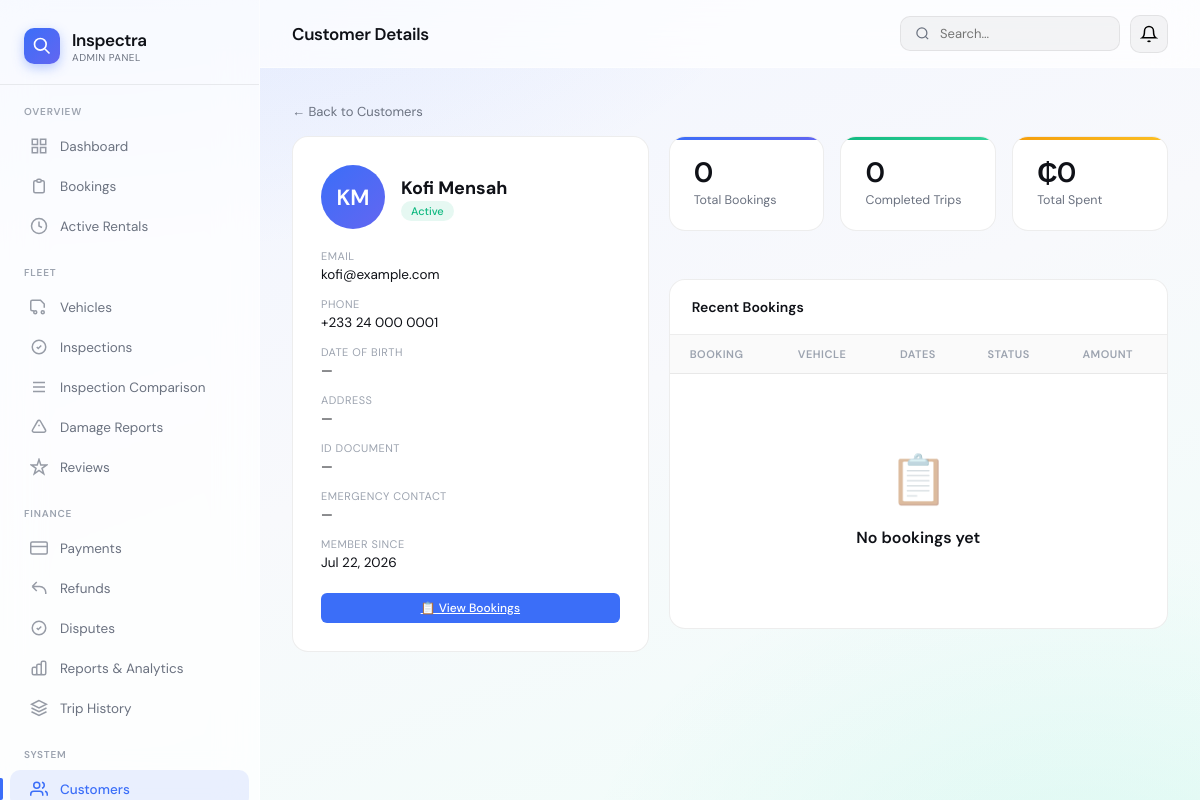
The page /admin/customer-detail.php?id=2 (signed in) on the database its author committed.
### tables this page shows
CREATE TABLE IF NOT EXISTS users (
    id INT UNSIGNED AUTO_INCREMENT PRIMARY KEY,
    uuid VARCHAR(36) UNIQUE NOT NULL,
    first_name VARCHAR(100) NOT NULL,
    last_name VARCHAR(100) NOT NULL,
    email VARCHAR(255) UNIQUE NOT NULL,
    phone VARCHAR(30),
    date_of_birth DATE NULL,
    address VARCHAR(255) NULL,
    city VARCHAR(100) NULL,
    id_document_type VARCHAR(50) NULL,
    id_document_number VARCHAR(80) NULL,
    emergency_contact_name VARCHAR(150) NULL,
    emergency_contact_phone VARCHAR(30) NULL,
    password_hash VARCHAR(255),
    role ENUM('admin','customer') NOT NULL DEFAULT 'customer',
    avatar VARCHAR(500),
    avatar_path VARCHAR(500) NULL,
    oauth_provider ENUM('google','apple') NULL,
    oauth_id VARCHAR(255) NULL,
    is_verified TINYINT(1) DEFAULT 0,
    is_active TINYINT(1) DEFAULT 1,
    email_verified_at TIMESTAMP NULL,
    last_login_at TIMESTAMP NULL,
    created_at TIMESTAMP DEFAULT CURRENT_TIMESTAMP,
    updated_at TIMESTAMP DEFAULT CURRENT_TIMESTAMP ON UPDATE CURRENT_TIMESTAMP,
    INDEX idx_email (email),
    INDEX idx_role (role),
    INDEX idx_uuid (uuid)
);

### includes/db.php (called while the page is built, shortened)
<?php
class DB {
    private static ?PDO $instance = null;
    public static function getInstance(): PDO {
        if (self::$instance === null) {
            try {
                $dsn = "mysql:host=" . DB_HOST . ";port=" . DB_PORT . ";dbname=" . DB_NAME . ";charset=utf8mb4";
                self::$instance = new PDO($dsn, DB_USER, DB_PASS, [
                    PDO::ATTR_ERRMODE            => PDO::ERRMODE_EXCEPTION,
                    PDO::ATTR_DEFAULT_FETCH_MODE => PDO::FETCH_ASSOC,
                    PDO::ATTR_EMULATE_PREPARES   => false,
                ]);
            } catch (PDOException $e) {
                http_response_code(500);
                die(json_encode(['error' => 'Database connection failed']));
            }
        }
        return self::$instance;
    }
    public static function query(string $sql, array $params = []): PDOStatement {
        $stmt = self::getInstance()->prepare($sql);
        $stmt->execute($params);
        return $stmt;
    }
    public static function fetchOne(string $sql, array $params = []): ?array {
        $result = self::query($sql, $params)->fetch();
        return $result ?: null;
    }
}

### includes/helpers.php (called while the page is built, shortened)
<?php
function e(string $str): string {
    return htmlspecialchars($str, ENT_QUOTES, 'UTF-8');
}
function format_date(string $date, string $format = 'M d, Y'): string { return date($format, strtotime($date)); }
    ?>

### admin/customer-detail.php (the view, shortened to what this page needs)
<?php
$id = (int)($_GET['id'] ?? 0);
$customer = DB::fetchOne("SELECT * FROM users WHERE id=? AND role='customer'", [$id]);
$stats = DB::fetchOne("
    SELECT COUNT(*) total_bookings,
           SUM(status='completed') completed_trips,
           COALESCE((SELECT SUM(p.amount) FROM payments p JOIN bookings b2 ON p.booking_id=b2.id WHERE b2.customer_id=? AND p.status='completed'), 0) total_spent
    FROM bookings WHERE customer_id=?
", [$id, $id]);
$recentBookings = DB::fetchAll("
    SELECT b.*, v.make, v.model
    FROM bookings b JOIN vehicles v ON b.vehicle_id=v.id
    WHERE b.customer_id=? ORDER BY b.created_at DESC LIMIT 5
", [$id]);
require_once __DIR__ . '/../includes/admin-header.php';
?>
<a href="<?= APP_URL ?>/admin/customers.php" style="display:inline-flex;align-items:center;gap:6px;color:var(--text-secondary);text-decoration:none;font-size:13px;margin-bottom:16px">← Back to Customers</a>
<div style="display:grid;grid-template-columns:1fr 1.4fr;gap:20px;align-items:start">
  <div class="card" style="padding:28px">
    <div style="display:flex;align-items:center;gap:16px;margin-bottom:20px">
      <?php if (!empty($customer['avatar'])): ?>
      <img src="<?= e($customer['avatar']) ?>" style="width:64px;height:64px;border-radius:50%;object-fit:cover" alt="Avatar">
      <?php else: ?>
      <div class="avatar" style="width:64px;height:64px;font-size:22px"><?= strtoupper(mb_substr($customer['first_name'],0,1).mb_substr($customer['last_name'],0,1)) ?></div>
      <?php endif; ?>
      <div>
        <div style="font-size:18px;font-weight:700"><?= e($customer['first_name'] . ' ' . $customer['last_name']) ?></div>
        <div style="font-size:11px;margin-top:4px">
          <span style="padding:3px 10px;border-radius:20px;font-weight:500;<?= $customer['is_active'] ? 'background:rgba(16,185,129,0.1);color:var(--success)' : 'background:rgba(239,68,68,0.1);color:var(--danger)' ?>"><?= $customer['is_active'] ? 'Active' : 'Inactive' ?></span>
        </div>
      </div>
    </div>
    <div style="display:flex;flex-direction:column;gap:14px">
      <div>
        <div class="vehicle-meta-label" style="font-size:11px;text-transform:uppercase;color:var(--text-tertiary);letter-spacing:.5px;margin-bottom:3px">Email</div>
        <div style="font-size:13.5px"><?= e($customer['email']) ?></div>
      </div>
      <div>
        <div style="font-size:11px;text-transform:uppercase;color:var(--text-tertiary);letter-spacing:.5px;margin-bottom:3px">Phone</div>
        <div style="font-size:13.5px"><?= e($customer['phone'] ?: '—') ?></div>
      </div>
      <div>
        <div style="font-size:11px;text-transform:uppercase;color:var(--text-tertiary);letter-spacing:.5px;margin-bottom:3px">Date of Birth</div>
        <div style="font-size:13.5px"><?= $customer['date_of_birth'] ? format_date($customer['date_of_birth']) : '—' ?></div>
      </div>
      <div>
        <div style="font-size:11px;text-transform:uppercase;color:var(--text-tertiary);letter-spacing:.5px;margin-bottom:3px">Address</div>
        <div style="font-size:13.5px"><?= $customer['address'] || $customer['city'] ? e(trim(($customer['address'] ?? '') . ', ' . ($customer['city'] ?? ''), ', ')) : '—' ?></div>
      </div>
      <div>
        <div style="font-size:11px;text-transform:uppercase;color:var(--text-tertiary);letter-spacing:.5px;margin-bottom:3px">ID Document</div>
        <div style="font-size:13.5px"><?= $customer['id_document_type'] ? e($customer['id_document_type'] . ' — ' . ($customer['id_document_number'] ?: 'N/A')) : '—' ?></div>
      </div>
      <div>
        <div style="font-size:11px;text-transform:uppercase;color:var(--text-tertiary);letter-spacing:.5px;margin-bottom:3px">Emergency Contact</div>
        <div style="font-size:13.5px"><?= $customer['emergency_contact_name'] ? e($customer['emergency_contact_name'] . ($customer['emergency_contact_phone'] ? ' — ' . $customer['emergency_contact_phone'] : '')) : '—' ?></div>
      </div>
      <div>
        <div style="font-size:11px;text-transform:uppercase;color:var(--text-tertiary);letter-spacing:.5px;margin-bottom:3px">Member Since</div>
        <div style="font-size:13.5px"><?= format_date($customer['created_at']) ?></div>
      </div>
    </div>
    <div style="display:flex;gap:8px;margin-top:22px">
      <a href="<?= APP_URL ?>/admin/bookings.php?customer_id=<?= $id ?>" class="action-btn primary" style="flex:1;justify-content:center">📋 View Bookings</a>
    </div>
  </div>
  <div style="display:flex;flex-direction:column;gap:20px">
    <div class="stats-grid" style="grid-template-columns:repeat(3,1fr)">
      <div class="stat-card">
        <div class="stat-card-accent" style="background:linear-gradient(90deg,var(--accent),#6366f1)"></div>
        <div class="stat-value"><?= (int)($stats['total_bookings'] ?? 0) ?></div>
        <div class="stat-label">Total Bookings</div>
      </div>
      <div class="stat-card">
        <div class="stat-card-accent" style="background:linear-gradient(90deg,#10b981,#34d399)"></div>
        <div class="stat-value"><?= (int)($stats['completed_trips'] ?? 0) ?></div>
        <div class="stat-label">Completed Trips</div>
      </div>
      <div class="stat-card">
        <div class="stat-card-accent" style="background:linear-gradient(90deg,#f59e0b,#fbbf24)"></div>
        <div class="stat-value">₵<?= number_format($stats['total_spent'] ?? 0, 0) ?></div>
        <div class="stat-label">Total Spent</div>
      </div>
    </div>
    <div class="card">
      <div style="padding:18px 22px;border-bottom:1px solid var(--border);font-weight:600;font-size:14px">Recent Bookings</div>
      <div class="table-wrap">
        <table>
          <thead><tr><th>Booking</th><th>Vehicle</th><th>Dates</th><th>Status</th><th>Amount</th></tr></thead>
          <tbody>
            <?php if (empty($recentBookings)): ?>
            <tr><td colspan="5">
              <div class="empty-state">
                <div class="empty-state-icon">📋</div>
                <div class="empty-state-title">No bookings yet</div>
              </div>
            </td></tr>
            <?php else: foreach ($recentBookings as $b): ?>
            <tr>
              <td><span style="font-family:var(--mono);font-size:12px;font-weight:600"><?= e($b['booking_ref']) ?></span></td>
              <td style="font-size:13px"><?= e($b['make'] . ' ' . $b['model']) ?></td>
              <td style="font-size:12px;color:var(--text-secondary)"><?= format_date($b['pickup_date']) ?> → <?= format_date($b['return_date']) ?></td>
              <td><?= status_badge($b['status']) ?></td>
              <td style="font-weight:600">₵<?= number_format($b['total_amount'], 2) ?></td>
            </tr>
            <?php endforeach; endif; ?>
          </tbody>
        </table>
      </div>
    </div>
  </div>
</div>
<?php require_once __DIR__ . '/../includes/admin-footer.php'; ?>

### rows shown on the page
users: first_name+last_name "KM", first_name+last_name "Kofi Mensah", email "kofi@example.com", phone "+233 24 000 0001", created_at "Jul 22, 2026"

### other values the page prints
$pageTitle "Customer Details"
$stats['total_bookings'] "0"
$stats['completed_trips'] "0"
$stats['total_spent'] "0"
